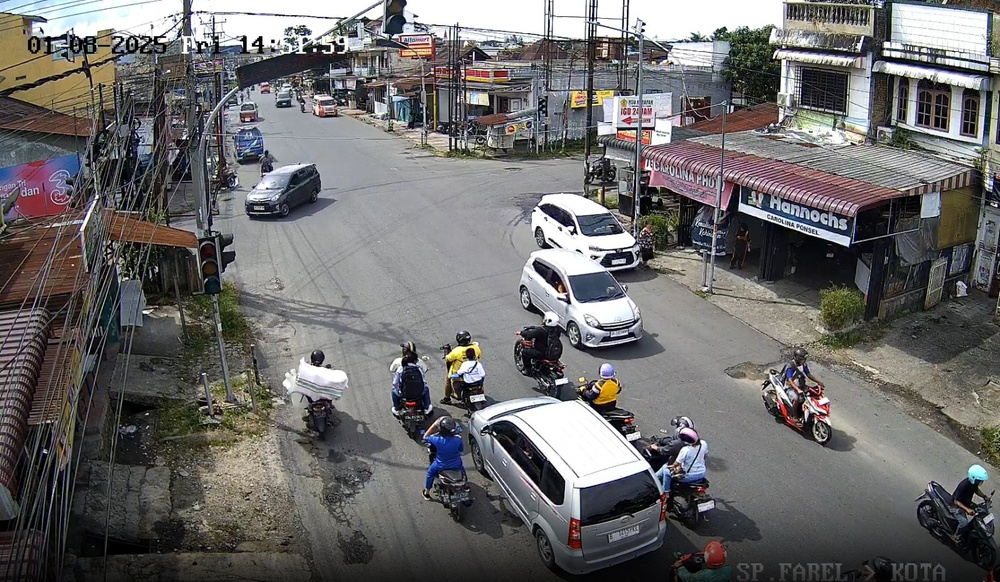
#> input picture cctv.jpg, 1000 x 582 px, shrunk from 1600 x 931 before the run
$ python ds.py
#> lines starting #> are read from the running program, lines starting #| are printed output that depends on the picture; after the words box and inside, x2 and y2 are one past the last pixel; in counts of white or black regions, pixels touching at a corner belong together
import cv2
import numpy as np
import pytesseract
from PIL import Image

# 1. Load gambar
image = cv2.imread("cctv.jpg")  # Ganti dengan path gambar Anda
#> image is the input picture: shape (582, 1000, 3); mean B, G, R 106.2, 106.5, 107.9
if image is None:
    raise FileNotFoundError("Gambar tidak ditemukan!")

# 2. Crop ROI timestamp (sesuaikan koordinatnya)
# Format: roi = image[y1:y2, x1:x2]
roi = image[30:80, 100:500]  # Contoh koordinat, sesuaikan!
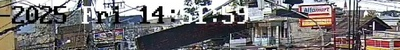
#> roi: shape (50, 400, 3); mean B, G, R 116.9, 115.9, 119

# 3. Preprocessing
gray = cv2.cvtColor(roi, cv2.COLOR_BGR2GRAY)
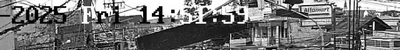
#> gray: shape (50, 400); min 0, max 255, mean 117
thresh = cv2.threshold(gray, 0, 255, cv2.THRESH_BINARY_INV + cv2.THRESH_OTSU)[1]
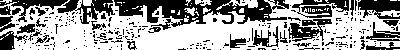
#> thresh: shape (50, 400); 61.2% white; 272 black regions (240 under 20 px), largest, box (x1, y1, x2, y2) and area: (114, 0, 289, 30) 2436, (57, 0, 115, 24) 576, (358, 0, 400, 19) 541

# 4. OCR dengan Tesseract
pytesseract.pytesseract.tesseract_cmd = r'C:\Program Files\Tesseract-OCR\tesseract.exe'  # Sesuaikan path
#> (the run stopped early here; a loop or call above may not have finished)
